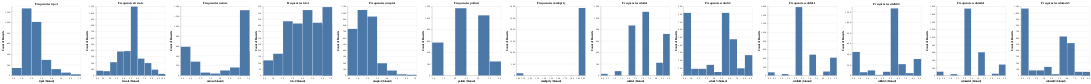

This figure's notebook cell:
### Code cell
charts_hist = []
for column in df_reg_train.columns:
    if column != 'grspaya':
        chart_h = alt.Chart(reg_df).mark_bar().encode(
            alt.X(column, bin=True),
            y='count()',
            tooltip=[column, 'count()']
        ).properties(
            title=f'Frequencies {column}'
        )
        charts_hist.append(chart_h)

combined_hist = alt.hconcat(*charts_hist)

combined_hist

### Figure 1 — Vega-Lite specification as saved in the notebook (floating-point values rounded to 4 significant figures; data arrays with more than 128 entries replaced by an {"elided": "..."} marker saying what was removed)
{"config": {"view": {"continuousWidth": 300, "continuousHeight": 300}}, "hconcat": [{"mark": {"type": "bar"}, "encoding": {"tooltip": [{"field": "tvpol", "type": "quantitative"}, {"aggregate": "count", "type": "quantitative"}], "x": {"bin": true, "field": "tvpol", "type": "quantitative"}, "y": {"aggregate": "count", "type": "quantitative"}}, "title": "Frequencies tvpol"}, {"mark": {"type": "bar"}, "encoding": {"tooltip": [{"field": "lrscale", "type": "quantitative"}, {"aggregate": "count", "type": "quantitative"}], "x": {"bin": true, "field": "lrscale", "type": "quantitative"}, "y": {"aggregate": "count", "type": "quantitative"}}, "title": "Frequencies lrscale"}, {"mark": {"type": "bar"}, "encoding": {"tooltip": [{"field": "netuse", "type": "quantitative"}, {"aggregate": "count", "type": "quantitative"}], "x": {"bin": true, "field": "netuse", "type": "quantitative"}, "y": {"aggregate": "count", "type": "quantitative"}}, "title": "Frequencies netuse"}, {"mark": {"type": "bar"}, "encoding": {"tooltip": [{"field": "tvtot", "type": "quantitative"}, {"aggregate": "count", "type": "quantitative"}], "x": {"bin": true, "field": "tvtot", "type": "quantitative"}, "y": {"aggregate": "count", "type": "quantitative"}}, "title": "Frequencies tvtot"}, {"mark": {"type": "bar"}, "encoding": {"tooltip": [{"field": "nwsptot", "type": "quantitative"}, {"aggregate": "count", "type": "quantitative"}], "x": {"bin": true, "field": "nwsptot", "type": "quantitative"}, "y": {"aggregate": "count", "type": "quantitative"}}, "title": "Frequencies nwsptot"}, {"mark": {"type": "bar"}, "encoding": {"tooltip": [{"field": "polintr", "type": "quantitative"}, {"aggregate": "count", "type": "quantitative"}], "x": {"bin": true, "field": "polintr", "type": "quantitative"}, "y": {"aggregate": "count", "type": "quantitative"}}, "title": "Frequencies polintr"}, {"mark": {"type": "bar"}, "encoding": {"tooltip": [{"field": "mmbprty", "type": "quantitative"}, {"aggregate": "count", "type": "quantitative"}], "x": {"bin": true, "field": "mmbprty", "type": "quantitative"}, "y": {"aggregate": "count", "type": "quantitative"}}, "title": "Frequencies mmbprty"}, {"mark": {"type": "bar"}, "encoding": {"tooltip": [{"field": "edude1", "type": "quantitative"}, {"aggregate": "count", "type": "quantitative"}], "x": {"bin": true, "field": "edude1", "type": "quantitative"}, "y": {"aggregate": "count", "type": "quantitative"}}, "title": "Frequencies edude1"}, {"mark": {"type": "bar"}, "encoding": {"tooltip": [{"field": "edude3", "type": "quantitative"}, {"aggregate": "count", "type": "quantitative"}], "x": {"bin": true, "field": "edude3", "type": "quantitative"}, "y": {"aggregate": "count", "type": "quantitative"}}, "title": "Frequencies edude3"}, {"mark": {"type": "bar"}, "encoding": {"tooltip": [{"field": "edufde1", "type": "quantitative"}, {"aggregate": "count", "type": "quantitative"}], "x": {"bin": true, "field": "edufde1", "type": "quantitative"}, "y": {"aggregate": "count", "type": "quantitative"}}, "title": "Frequencies edufde1"}, {"mark": {"type": "bar"}, "encoding": {"tooltip": [{"field": "edufde3", "type": "quantitative"}, {"aggregate": "count", "type": "quantitative"}], "x": {"bin": true, "field": "edufde3", "type": "quantitative"}, "y": {"aggregate": "count", "type": "quantitative"}}, "title": "Frequencies edufde3"}, {"mark": {"type": "bar"}, "encoding": {"tooltip": [{"field": "edumde1", "type": "quantitative"}, {"aggregate": "count", "type": "quantitative"}], "x": {"bin": true, "field": "edumde1", "type": "quantitative"}, "y": {"aggregate": "count", "type": "quantitative"}}, "title": "Frequencies edumde1"}, {"mark": {"type": "bar"}, "encoding": {"tooltip": [{"field": "edumde3", "type": "quantitative"}, {"aggregate": "count", "type": "quantitative"}], "x": {"bin": true, "field": "edumde3", "type": "quantitative"}, "y": {"aggregate": "count", "type": "quantitative"}}, "title": "Frequencies edumde3"}], "data": {"name": "data-c8f370bc2936cb58abf93b25de293bc3"}, "$schema": "https://vega.github.io/schema/vega-lite/v5.16.3.json", "datasets": {"data-c8f370bc2936cb58abf93b25de293bc3": {"elided": "3031 records"}}}
